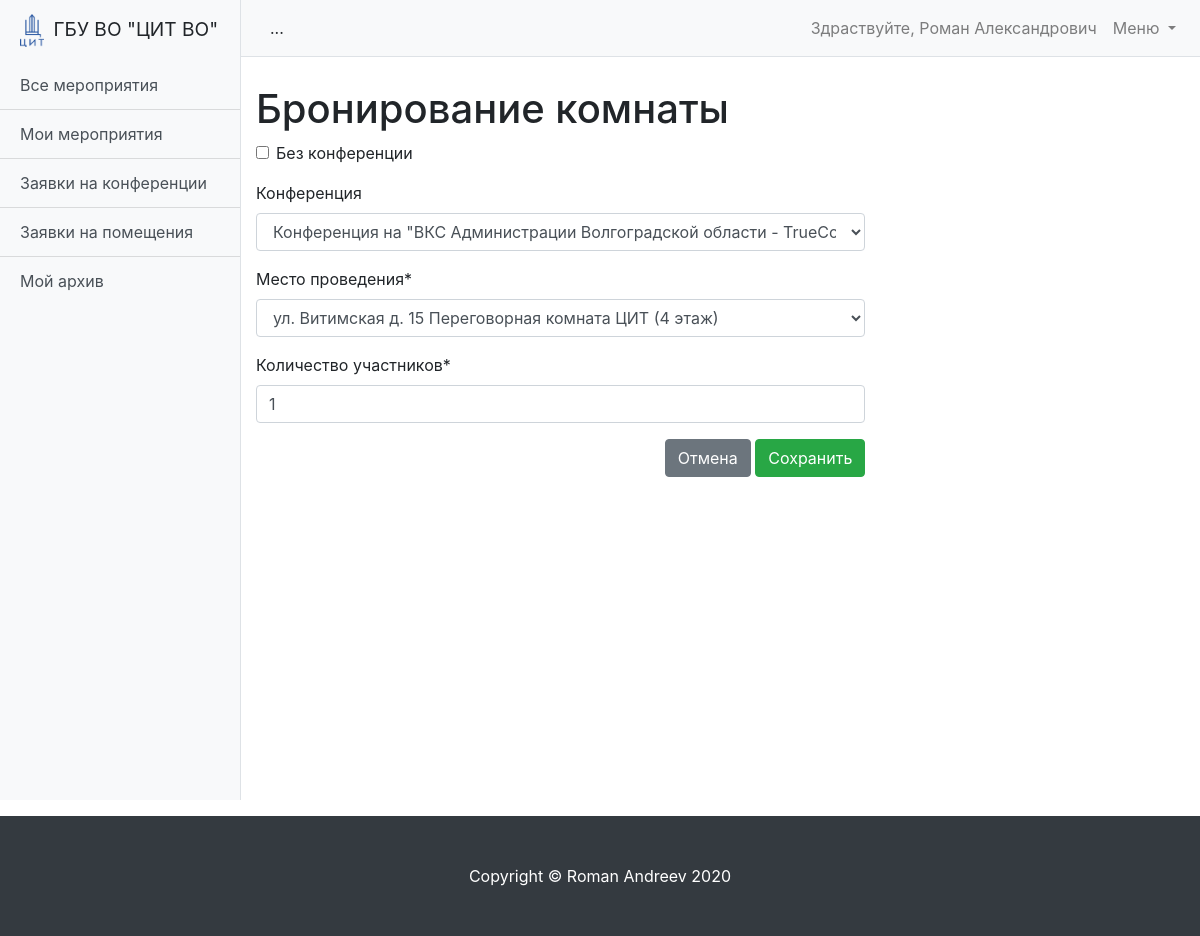
/schedule/booking-update/31/ (signed in), run on an earlier commit of the app's database.
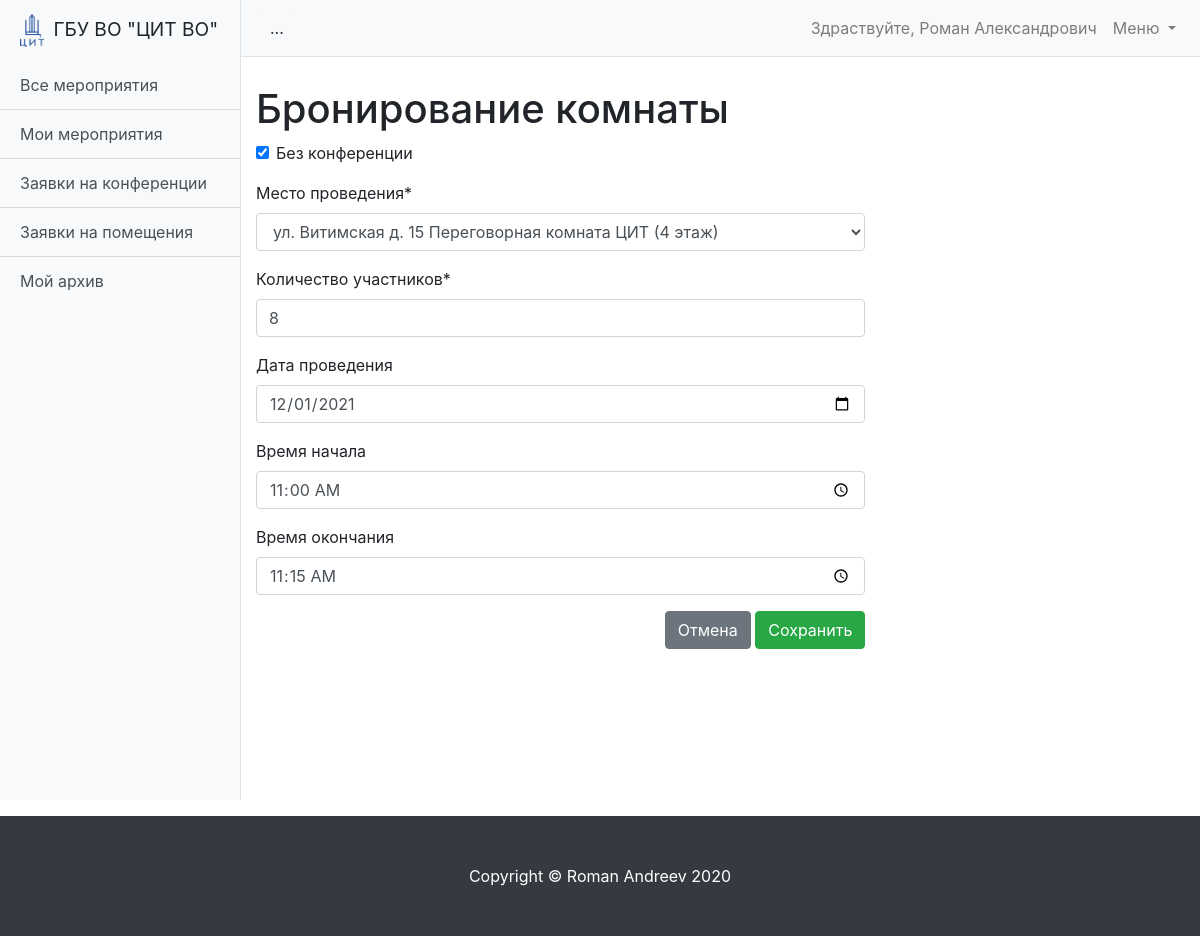
And on a later commit of the database.
### schedule/models.py (models this page shows, shortened)
class Booking(models.Model):
    MESSAGES = {
        'create': 'Бронирование создано!',
        'update': 'Бронирование изменено!',
        'approve': 'Бронирование обработано!',
        'delete': 'Бронирование удалено!'
    }
    STATUS_WAIT = 'wait'
    STATUS_READY = 'ready'
    STATUS_REJECTION = 'rejection'
    STATUS_COMPLETED = 'completed'
    STATUS_CHOICES = (
        (STATUS_WAIT, 'Ожидание'),
        (STATUS_READY, 'Готово'),
        (STATUS_REJECTION, 'Отказ'),
        (STATUS_COMPLETED, 'Окончено')
    )
    event = models.ForeignKey('Event', verbose_name='Мероприятие', on_delete=models.CASCADE)
    conference = models.ForeignKey('Conference', verbose_name='Конференция', null=True, blank=True,
                                   on_delete=models.CASCADE)
    without_conference = models.BooleanField(verbose_name='Без конференции', default=False)
    owner = models.ForeignKey('User', verbose_name='Владелец', on_delete=models.CASCADE, related_name='booking_owner')
    assistant = models.ForeignKey('User', verbose_name='Ассистент', on_delete=models.CASCADE,
                                  related_name='booking_assistant', null=True, blank=True)
    room = models.ForeignKey('Room', verbose_name='Место проведения', on_delete=models.CASCADE)
    quota = models.PositiveSmallIntegerField(verbose_name='Количество участников')
    date = models.DateField(verbose_name='Дата проведения')
    time_start = models.TimeField(verbose_name='Время начала')
    time_end = models.TimeField(verbose_name='Время окончания')
    created_at = models.DateTimeField(auto_now=True)
    status = models.CharField(
        max_length=100,
        verbose_name='Статус бронирования',
        choices=STATUS_CHOICES,
        default=STATUS_WAIT
    )
    comment = models.TextField(verbose_name='Комментарий', null=True, blank=True)
    class Meta:
        ordering = ['date', 'time_start']
        verbose_name = 'Бронирование'
        verbose_name_plural = 'Бронирования'

class Conference(models.Model):
    MESSAGES = {
        'create': 'Видеоконференция создана!',
        'update': 'Видеоконференция изменена!',
        'approve': 'Видеоконференция обработана!',
        'delete': 'Видеоконференция удалена!'
    }
    STATUS_WAIT = 'wait'
    STATUS_READY = 'ready'
    STATUS_REJECTION = 'rejection'
    STATUS_COMPLETED = 'completed'
    STATUS_CHOICES = (
        (STATUS_WAIT, 'Ожидание'),
        (STATUS_READY, 'Готово'),
        (STATUS_REJECTION, 'Отказ'),
        (STATUS_COMPLETED, 'Окончено')
    )
    event = models.ForeignKey('Event', verbose_name='Мероприятие', on_delete=models.CASCADE)
    server = models.ForeignKey('Server', verbose_name='Сервер', on_delete=models.CASCADE)
    owner = models.ForeignKey('User', verbose_name='Владелец', on_delete=models.CASCADE,
                              related_name='conference_owner')
    operator = models.ForeignKey('User', verbose_name='Оператор', on_delete=models.CASCADE,
                                 related_name='conference_operator', null=True, blank=True)
    description = models.TextField(verbose_name='Описание', null=True, blank=True)
    file = models.FileField(upload_to='uploads/%Y/%m/%d/', verbose_name='Файл', null=True, blank=True)
    quota = models.PositiveSmallIntegerField(verbose_name='Количество участников', null=True, blank=True)
    link = models.CharField(max_length=255, verbose_name='Ссылка', null=True, blank=True)
    date = models.DateField(verbose_name='Дата проведения')
    time_start = models.TimeField(verbose_name='Время начала')
    time_end = models.TimeField(verbose_name='Время окончания')
    created_at = models.DateTimeField(auto_now=True)
    status = models.CharField(
        max_length=100,
        verbose_name='Статус видеоконференции',
        choices=STATUS_CHOICES,
        default=STATUS_WAIT
    )
    comment = models.TextField(verbose_name='Комментарий', null=True, blank=True)
    def __str__(self):
        return f'Конференция на "{self.server}" запланирована на {self.date} с {self.time_start} по {self.time_end}'
    class Meta:
        ordering = ['date', 'time_start']
        verbose_name = 'Конференция'
        verbose_name_plural = 'Конференции'

### schedule/views/booking.py (the view, shortened to what this page needs)
# urls.py: path('booking-update/<int:pk>/', BookingUpdateView.as_view(), name='booking_update'),
class BookingUpdateView(UserIsOwnerMixin, HelpMixin, UpdateView):
    model = Booking
    form_class = BookingUpdateForm
    def get_form_kwargs(self):
        kwargs = super().get_form_kwargs()
        kwargs.update({'event_id': self.object.event.pk})
        return kwargs

### schedule/forms.py
class BookingUpdateForm(BookingCreateForm):
    """
    Форма для редактирования бронирования помещения
    """

### schedule/models.py (called while the page is built)
def get_object_or_none(klass, *args, **kwargs):
    queryset = _get_queryset(klass)
    try:
        return queryset.get(*args, **kwargs)
    except queryset.model.DoesNotExist:
        return None

    def __str__(self):
        return f'{self.address} {self.room}'

    def __str__(self):
        if self.application:
            return f'{self.name } - {self.application}'
        return self.name

    def __str__(self):
        return self.name

### schedule/views/mixins.py (called while the page is built)
    def get_url_pattern(self):
        print(dir(self.request))
        print(self.request.path.strip())
        url_parts = re.sub(r'\d+', '*.*', self.request.path)
        print(url_parts)
        return re.sub(r'\d+', '*.*', self.request.path) + ';'

    def get_context_data(self, **kwargs):
        context = super().get_context_data(**kwargs)
        context['help'] = Page.objects.filter(urls__icontains=self.get_url_pattern()).first()
        return context

    def test_func(self):
        return get_object_or_none(self.model, pk=self.kwargs.get('pk')).owner == self.request.user

### schedule/templates/schedule/booking_form.html (shortened to what this page needs)
{% extends 'schedule/base.html' %}
{% load crispy_forms_tags %}
{% load static %}
{% block data %}
<h1 class="mt-4">Бронирование комнаты</h1>
<div>
    <form action=""  method="POST">
        {{ form|crispy }}
        <div align="right">
            <a class="btn btn-secondary" href="{{ request.META.HTTP_REFERER }}" role="button">Отмена</a>
            <input type="submit" class="btn btn-success" value="Сохранить">
        </div>
    </form>
</div>
{% endblock data %}

What changed in the data, as far as the page shows it:
changed Booking: without_conference "☐" → "☑"; quota "1" → "8"; conference "Конференция на \"ВКС Администрации Волгоградской области - TrueConf\" запланирована на 2021-03-25 с 11:11:00 по 22:02:00" → (not shown)
now on this page (row edited): Conference: date "12/01/2021", time_start "11:00:00", time_end "11:15:00"
changed Conference: date "2021-03-18" → "2021-12-01" (drawn)
Also different on the page:
text no longer shown: "Без конференции Конференция Место проведения * Количество участников *"
text now shown: "Без конференции Место проведения * Количество участников * Дата проведения Время начала Время окончания"
